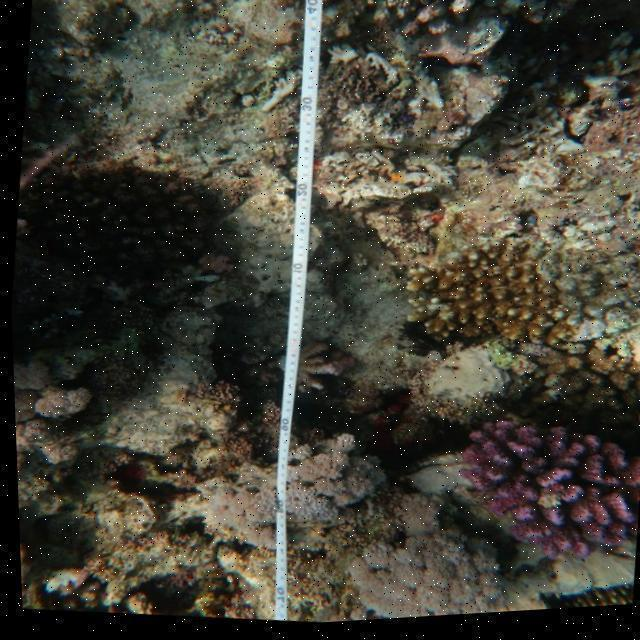
#> input picture DM-Project/Graduation-Design-1/train/images/0mwgqfqpv3-JPG-800x0_q85_jpg.rf.1cac67f1e034429b59d6fac358fe3901.jpg, 640 x 640 px
$ python step3_feature_extraction.py
#> lines starting #> are read from the running program, lines starting #| are printed output that depends on the picture
"""
step3_feature_extraction.py
───────────────────────────
Extracts hand-crafted features from coral images:
  - avg_B, avg_G, avg_R  (mean BGR channel values)
  - brightness           (overall mean pixel intensity)
  - texture              (pixel standard deviation)
  - coral_count          (number of annotated bounding boxes)
  - label                (majority class from YOLO annotations)

Saves each split as a CSV so later steps don't re-process images.

Output files:
  features_train.csv
  features_valid.csv
  features_test.csv

Usage:
    python step3_feature_extraction.py
"""

import os
import cv2
import numpy as np
import pandas as pd
import matplotlib.pyplot as plt

from config import (
    TRAIN_IMAGE_DIR, TRAIN_LABEL_DIR,
    VALID_IMAGE_DIR, VALID_LABEL_DIR,
    TEST_IMAGE_DIR,  TEST_LABEL_DIR,
    CLASS_MAP,
)


# ─── Core function ─────────────────────────────────────────────────────────────

def extract_features(image_dir: str, label_dir: str) -> pd.DataFrame:
    """
    Iterate over every image in *image_dir*, read its YOLO label, and
    return a DataFrame with one row per image.
    """
#> called with image_dir = 'Graduation-Design-1/train/images', label_dir = 'Graduation-Design-1/train/labels'
    data = []

    for img_file in sorted(os.listdir(image_dir)):
        if not img_file.endswith((".jpg", ".png")):
            continue

        img_path   = os.path.join(image_dir, img_file)
        label_path = os.path.join(
            label_dir,
            img_file.replace(".jpg", ".txt").replace(".png", ".txt")
        )

        # Load image
        img = cv2.imread(img_path)
#> img is the input picture: shape (640, 640, 3); mean B, G, R 54.9, 65.4, 67.8
        if img is None:
            print(f"  Warning: {img_file} could not be read, skipping.")
            continue

        # Resize to fixed size for consistent features
        img_resized = cv2.resize(img, (224, 224))
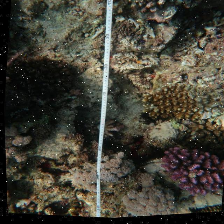
#> img_resized: shape (224, 224, 3); mean B, G, R 54.7, 65.3, 67.7

        # Feature extraction
        avg_color  = img_resized.mean(axis=(0, 1))   # BGR
#> avg_color = [54.73, 65.26, 67.66]
        brightness = float(img_resized.mean())
#> brightness = 62.55
        texture    = float(img_resized.std())
#> texture = 49.37
#> call 2 of extract_features, with image_dir = 'Graduation-Design-1/valid/images', label_dir = 'Graduation-Design-1/valid/labels'
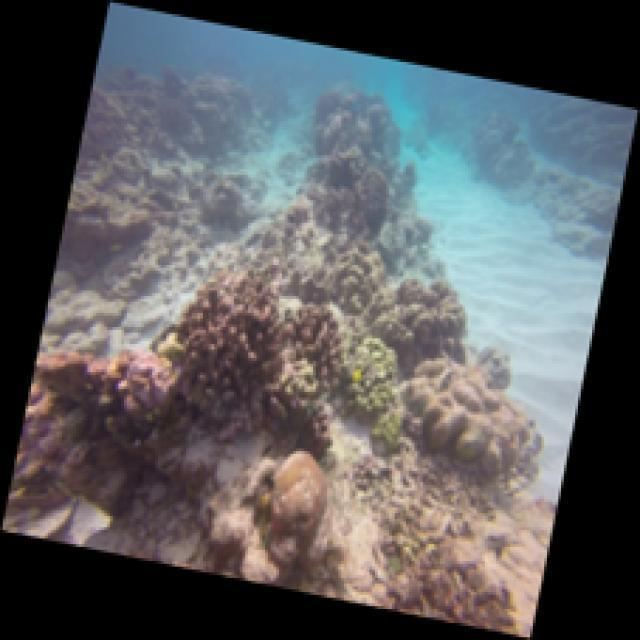
#> input picture DM-Project/Graduation-Design-1/test/images/10_png_jpg.rf.e86d294157c6a31045b104e69815a2b8.jpg, 640 x 640 px, found by its file name
#> in extract_features, img is the input picture: shape (640, 640, 3); mean B, G, R 94.3, 91.9, 90.8
#> in extract_features (call 2), `avg_color  = img_resized.mean(axis=(0, 1))`: avg_color = [93.98, 91.57, 90.48]
#> in extract_features (call 2), `brightness = float(img_resized.mean())`: brightness = 92.01
#> in extract_features (call 2), `texture    = float(img_resized.std())`: texture = 69.06

        # Label processing
        if not os.path.exists(label_path):
            print(f"  Warning: label file missing for {img_file}, skipping.")
            continue

        with open(label_path, "r") as f:
            lines = f.readlines()

        if len(lines) == 0:
            print(f"  Warning: {label_path} is empty, skipping.")
            continue

        class_ids      = [int(line.split()[0]) for line in lines]
        majority_class = max(set(class_ids), key=class_ids.count)
        label_name     = CLASS_MAP[majority_class]
        coral_count    = len(class_ids)

        data.append([
            avg_color[0], avg_color[1], avg_color[2],
            brightness, texture, coral_count, label_name
        ])

    columns = ["avg_B", "avg_G", "avg_R", "brightness", "texture", "coral_count", "label"]
    return pd.DataFrame(data, columns=columns)


# ─── Quick visualisation helper ────────────────────────────────────────────────

def visualise_samples(image_dir: str, label_dir: str, n: int = 5) -> None:
    """Display the first *n* images with their majority label."""
#> called with image_dir = 'Graduation-Design-1/train/images', label_dir = 'Graduation-Design-1/train/labels', n = 5
    for img_file in list(sorted(os.listdir(image_dir)))[:n]:
        if not img_file.endswith((".jpg", ".png")):
            continue

        img_path   = os.path.join(image_dir, img_file)
        label_path = os.path.join(
            label_dir,
            img_file.replace(".jpg", ".txt").replace(".png", ".txt")
        )

        img = cv2.imread(img_path)
        if img is None:
            continue
        img_rgb = cv2.cvtColor(img, cv2.COLOR_BGR2RGB)

#> (the run stopped early here; a loop or call above may not have finished)
